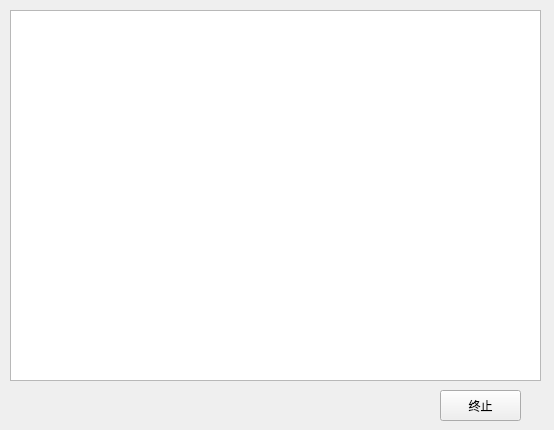
<?xml version="1.0" encoding="UTF-8"?>
<ui version="4.0">
 <class>Form</class>
 <widget class="QWidget" name="Form">
  <property name="geometry">
   <rect>
    <x>0</x>
    <y>0</y>
    <width>554</width>
    <height>430</height>
   </rect>
  </property>
  <property name="windowTitle">
   <string>执行程序</string>
  </property>
  <widget class="QTextEdit" name="textEdit">
   <property name="geometry">
    <rect>
     <x>10</x>
     <y>10</y>
     <width>531</width>
     <height>371</height>
    </rect>
   </property>
  </widget>
  <widget class="QPushButton" name="pushButton">
   <property name="geometry">
    <rect>
     <x>440</x>
     <y>390</y>
     <width>81</width>
     <height>31</height>
    </rect>
   </property>
   <property name="text">
    <string>终止</string>
   </property>
   <property name="icon">
    <iconset resource="icon.qrc">
     <normaloff>:/icon/icon/停止_pause-one.svg</normaloff>:/icon/icon/停止_pause-one.svg</iconset>
   </property>
  </widget>
 </widget>
 <resources>
  <include location="icon.qrc"/>
 </resources>
 <connections/>
</ui>
